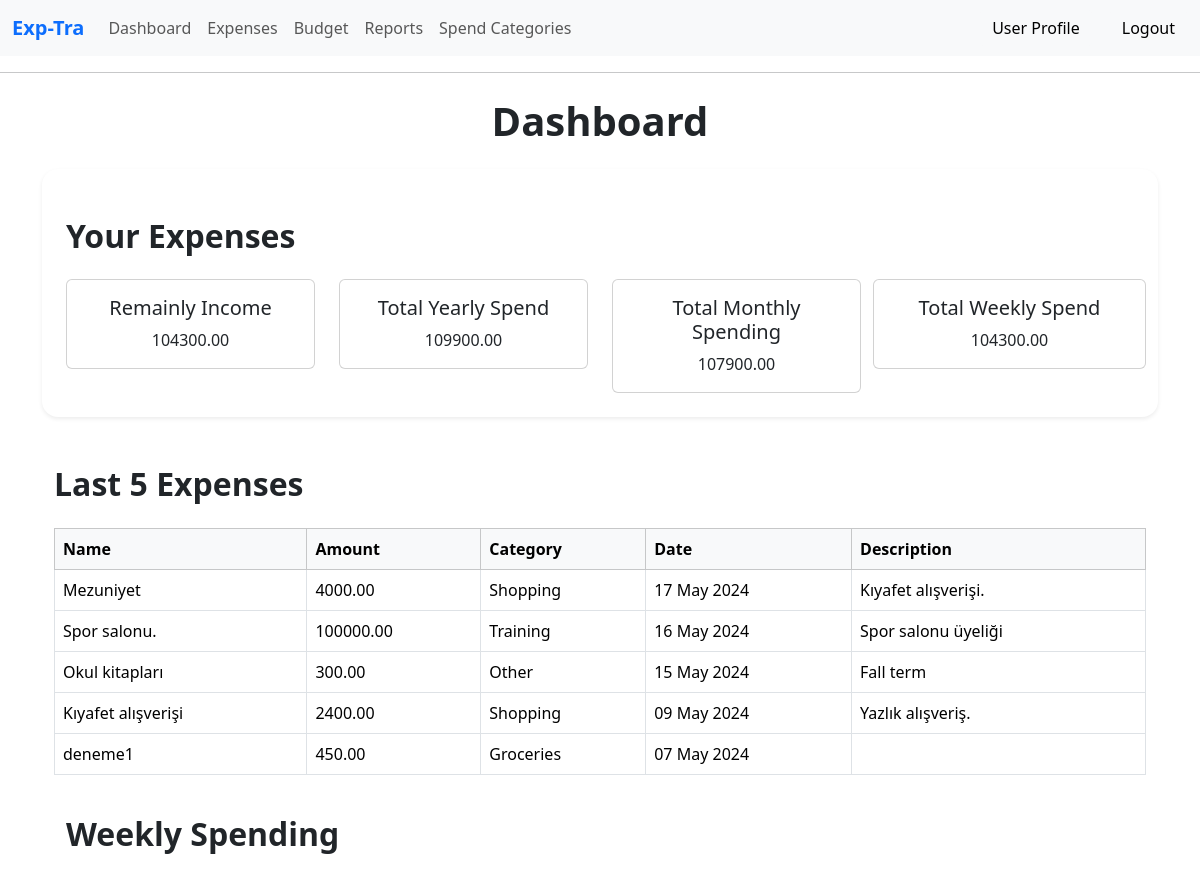
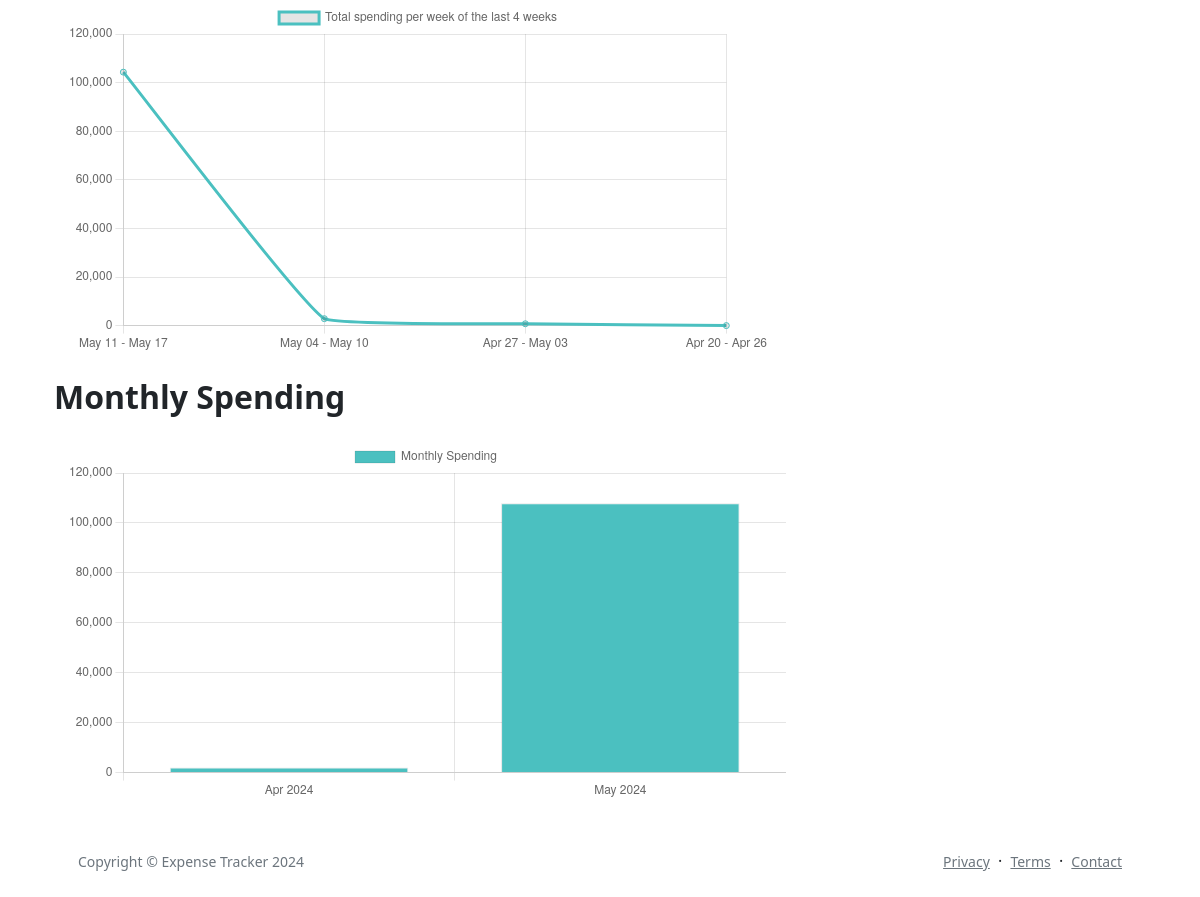
The app's page /dashboard (signed in) with its own data (2 pictures, top to bottom).
### app/models.py (models this page shows, shortened)
class Expense(db.Model):
    __tablename__ = 'expenses'
    id: so.Mapped[int] = so.mapped_column(primary_key=True)
    name: so.Mapped[str] = so.mapped_column(sa.String(140))
    amount : so.Mapped[float] = so.mapped_column(sa.Numeric(10, 2), nullable=False)
    category_id : so.Mapped[int] = so.mapped_column(sa.ForeignKey(Category.id),index=True)
    date : so.Mapped[datetime] = so.mapped_column(sa.Date, nullable=False)
    description: so.Mapped[str] = so.mapped_column(sa.Text)
    timestamp: so.Mapped[datetime] = so.mapped_column(
        index=True, default=lambda: datetime.now(timezone.utc))
    user_id: so.Mapped[int] = so.mapped_column(sa.ForeignKey(User.id),
                                               index=True)
    user: so.Mapped[User] = so.relationship(back_populates='expenses')

class Category(db.Model):
    id: so.Mapped[int] = so.mapped_column(primary_key=True)
    name: so.Mapped[str] = so.mapped_column(sa.String(140))
    expenses = db.relationship('Expense', backref='category', lazy=True)

### app/main/routes.py (the view)
@bp.route('/dashboard')
def dashboard():
    form = ExpenseForm()
    def last_five_expenses():
        return Expense.query.filter_by(user_id=current_user.id).order_by(Expense.date.desc()).limit(5).all()
    def total_spend_week(user_id):
        current_date = datetime.now()
        start_of_week = current_date - timedelta(days=current_date.weekday())
        total_weekly_spend = db.session.query(func.sum(Expense.amount)). \
            filter(Expense.user_id == user_id). \
            filter(Expense.date >= start_of_week).scalar()
        return total_weekly_spend or 0
    def total_spend_year(user_id):
        total_yearly_spend = db.session.query(func.sum(Expense.amount)). \
            filter(Expense.user_id == user_id). \
            filter(func.extract('year', Expense.date) == datetime.now().year).scalar()
        return total_yearly_spend or 0
    def total_spend_month(user_id):
        total_monthly_spend = db.session.query(func.sum(Expense.amount)). \
            filter(Expense.user_id == user_id). \
            filter(func.extract('year', Expense.date) == datetime.now().year). \
            filter(func.extract('month', Expense.date) == datetime.now().month).scalar()
        return total_monthly_spend or 0
    categories = Category.query.all()
    category_dict = {category.id: category.name for category in categories}
    last_five_expenses = last_five_expenses()
    total_spend_week = total_spend_week(current_user.id)
    total_spend_month = total_spend_month(current_user.id)
    total_spend_year = total_spend_year(current_user.id)
    return render_template('dashboard.html', title='Dashboard', last_five_expenses=last_five_expenses,
                               total_spend_week=total_spend_week, total_spend_month=total_spend_month,
                               total_spend_year=total_spend_year, category_dict=category_dict,
                               weekly_spending=weekly_spending, form=form)

### app/models.py (called while the page is built)
@login.user_loader
def load_user(id):
    return db.session.get(User, int(id))

### app/templates/dashboard.html (shortened to what this page needs)
{% extends "base.html" %}
{% block content %}
<div class="container">
    <h1 class="my-4 fw-bolder text-center">Dashboard</h1>
    <div class="row justify-content-center ">
        <div class="card shadow-sm border-0 rounded-4 p-4 mb-4">
            <h2 class="my-4 fw-bolder ">Your Expenses</h2>
            <div class="row row-cols-1 row-cols-md-4 g-4">
                <div class="col">
                    <div class="card">
                        <div class="card-body text-center">
                            <h5 class="card-title ">Remainly Income</h5>
                            <p class="card-text">{{ total_spend_week }}</p>
                        </div>
                    </div>
                </div>
                <div class="col">
                    <div class="card">
                        <div class="card-body text-center">
                            <h5 class="card-title ">Total Yearly Spend</h5>
                            <p class="card-text">{{ total_spend_year }}</p>
                        </div>
                    </div>
                </div>
                <div class="col">
                    <div class="card">
                        <div class="card-body text-center">
                            <h5 class="card-title ">Total Monthly Spending</h5>
                            <p class="card-text">{{ total_spend_month }}</p>
                        </div>
                    </div>
                </div>
                <div class="card mb-4">
                    <div class="card-body text-center">
                        <h5 class="card-title">Total Weekly Spend</h5>
                        <p class="card-text">{{ total_spend_week }}</p>
                    </div>
                </div>
            </div>
        </div>
        {% if last_five_expenses %}
        <h2 class="fw-bolder  my-4">Last 5 Expenses</h2>
        <div class="table-responsive">
            <table class="table table-hover table-bordered">
                <thead class="table-light">
                <tr>
                    <th>Name</th>
                    <th>Amount</th>
                    <th>Category</th>
                    <th>Date</th>
                    <th>Description</th>
                </tr>
                </thead>
                <tbody>
                {% for expense in last_five_expenses %}
                <tr>
                    <td>{{ expense.name }}</td>
                    <td>{{ expense.amount }}</td>
                    <td>{{ category_dict[expense.category_id] }}</td>
                    <td>{{ expense.date.strftime('%d %b %Y') }}</td>
                    <td>{{ expense.description }}</td>
                </tr>
                {% endfor %}
                </tbody>
            </table>
        </div>
        {% else %}
        <p class="fw-bold text-center">You don't have any expenses yet 😥</p>
        {% endif %}
<div class="row justify-content">
    <h2 class="my-4 fw-bolder">Weekly Spending</h2>
    <div class="col-lg-8">
        <canvas id="weeklySpendingChart" width="400" height="200"></canvas>
    </div>
</div>
<br>
<h2 class="my-4 fw-bolder">Monthly Spending</h2>
<div class="row justify-content">
    <div class=class="col-lg-8">
        <div class="chart-container" style="position: relative; height:45vh">
            <canvas id="monthlyChart"></canvas>
        </div>
    </div>
</div>
    </div>
</div>
{% endblock %}
{% block scripts %}
<script>
    document.addEventListener('DOMContentLoaded', function () {
        fetch('/weekly_spending')
            .then(response => response.json())
            .then(data => {
                // Grafik için veri alma ve görselleştirme
                var ctx = document.getElementById('weeklySpendingChart').getContext('2d');
                var weeklySpendingChart = new Chart(ctx, {
                    type: 'line',
                    data: {
                        labels: data.map(week => week.start_of_week + ' - ' + week.end_of_week),
                        datasets: [{
                            label: 'Total spending per week of the last 4 weeks',
                            data: data.map(week => week.amount),
                            fill: false,
                            borderColor: 'rgb(75, 192, 192)',
                            tension: 0.1
                        }]
                    },
                    options: {
                        scales: {
                            y: {
                                beginAtZero: true
                            }
                        }
                    }
                });
            });
        fetch('/monthly_spending')
        .then(response => response.json())
        .then(data => {
            // Grafik için veri alma ve görselleştirme
            var ctx = document.getElementById('monthlyChart').getContext('2d');
            var monthlyChart = new Chart(ctx, {
                type: 'bar',
                data: {
                    labels: Object.keys(data),
                    datasets: [{
                        label: 'Monthly Spending',
                        data: Object.values(data),
                        backgroundColor: 'rgb(75, 192, 192)',
                        borderWidth: 1
                    }]
                },
                options: {
                    scales: {
                        y: {
                            beginAtZero: true
                        }
                    }
                }
            });
        });
    });
</script>
{% endblock %}

### records on screen
Expense: name "Mezuniyet", amount "4000.00", date "17 May 2024", description "Kıyafet alışverişi."
Category: name "Shopping"
Expense: name "Spor salonu.", amount "100000.00", date "16 May 2024", description "Spor salonu üyeliği"
Category: name "Training"
Expense: name "Okul kitapları", amount "300.00", date "15 May 2024", description "Fall term"
Category: name "Other"
Expense: name "Kıyafet alışverişi", amount "2400.00", date "09 May 2024", description "Yazlık alışveriş."
Expense: name "deneme1", amount "450.00", date "07 May 2024"
Category: name "Groceries"

### other values on screen
{{ total_spend_week }} "104300.00"
{{ total_spend_year }} "109900.00"
{{ total_spend_month }} "107900.00"
